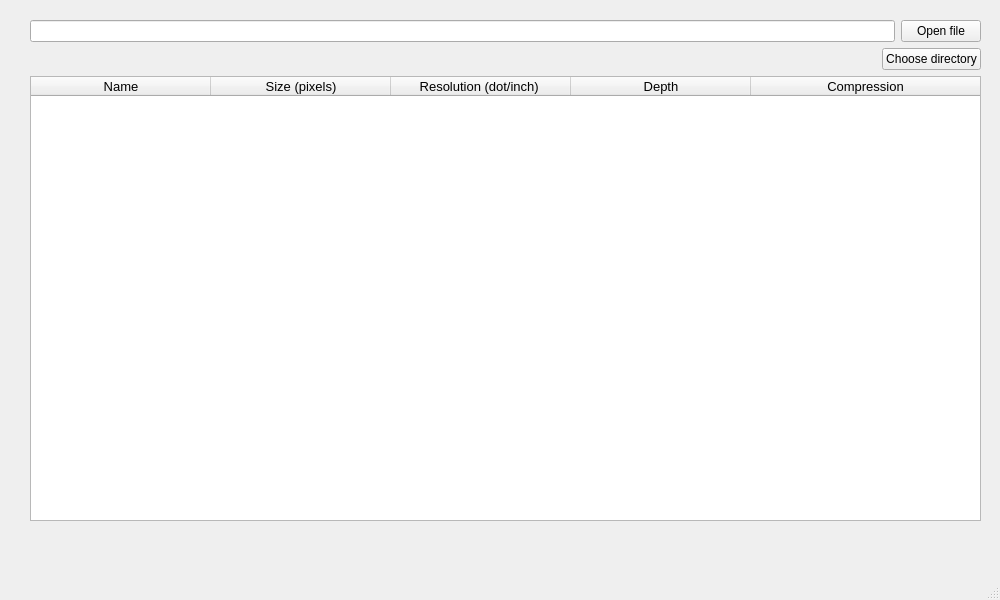
<?xml version="1.0" encoding="UTF-8"?>
<ui version="4.0">
 <class>MainWindow</class>
 <widget class="QMainWindow" name="MainWindow">
  <property name="geometry">
   <rect>
    <x>0</x>
    <y>0</y>
    <width>1000</width>
    <height>600</height>
   </rect>
  </property>
  <property name="windowTitle">
   <string>MainWindow</string>
  </property>
  <widget class="QWidget" name="centralwidget">
   <widget class="QWidget" name="verticalLayoutWidget">
    <property name="geometry">
     <rect>
      <x>30</x>
      <y>20</y>
      <width>951</width>
      <height>501</height>
     </rect>
    </property>
    <layout class="QVBoxLayout" name="verticalLayout">
     <item>
      <layout class="QHBoxLayout" name="horizontalLayout">
       <item>
        <widget class="QLineEdit" name="lineEdit"/>
       </item>
       <item>
        <widget class="QPushButton" name="pushButton">
         <property name="text">
          <string>Open file</string>
         </property>
        </widget>
       </item>
      </layout>
     </item>
     <item>
      <layout class="QHBoxLayout" name="horizontalLayout_2">
       <item>
        <spacer name="horizontalSpacer">
         <property name="orientation">
          <enum>Qt::Horizontal</enum>
         </property>
         <property name="sizeHint" stdset="0">
          <size>
           <width>40</width>
           <height>20</height>
          </size>
         </property>
        </spacer>
       </item>
       <item>
        <widget class="QPushButton" name="pushButton_2">
         <property name="text">
          <string>Choose directory</string>
         </property>
        </widget>
       </item>
      </layout>
     </item>
     <item>
      <widget class="QTableWidget" name="tableWidget">
       <property name="font">
        <font>
         <pointsize>10</pointsize>
        </font>
       </property>
       <property name="frameShape">
        <enum>QFrame::StyledPanel</enum>
       </property>
       <property name="frameShadow">
        <enum>QFrame::Sunken</enum>
       </property>
       <property name="lineWidth">
        <number>1</number>
       </property>
       <property name="editTriggers">
        <set>QAbstractItemView::NoEditTriggers</set>
       </property>
       <property name="selectionMode">
        <enum>QAbstractItemView::MultiSelection</enum>
       </property>
       <property name="columnCount">
        <number>5</number>
       </property>
       <attribute name="horizontalHeaderCascadingSectionResizes">
        <bool>false</bool>
       </attribute>
       <attribute name="horizontalHeaderDefaultSectionSize">
        <number>180</number>
       </attribute>
       <attribute name="horizontalHeaderStretchLastSection">
        <bool>true</bool>
       </attribute>
       <attribute name="verticalHeaderDefaultSectionSize">
        <number>30</number>
       </attribute>
       <attribute name="verticalHeaderHighlightSections">
        <bool>true</bool>
       </attribute>
       <column>
        <property name="text">
         <string>Name</string>
        </property>
        <property name="font">
         <font>
          <pointsize>10</pointsize>
         </font>
        </property>
       </column>
       <column>
        <property name="text">
         <string>Size (pixels)</string>
        </property>
        <property name="font">
         <font>
          <pointsize>10</pointsize>
         </font>
        </property>
       </column>
       <column>
        <property name="text">
         <string>Resolution (dot/inch) </string>
        </property>
        <property name="font">
         <font>
          <pointsize>10</pointsize>
         </font>
        </property>
       </column>
       <column>
        <property name="text">
         <string>Depth</string>
        </property>
        <property name="font">
         <font>
          <pointsize>10</pointsize>
         </font>
        </property>
       </column>
       <column>
        <property name="text">
         <string>Compression</string>
        </property>
        <property name="font">
         <font>
          <pointsize>10</pointsize>
         </font>
        </property>
       </column>
      </widget>
     </item>
    </layout>
   </widget>
  </widget>
  <widget class="QMenuBar" name="menubar">
   <property name="geometry">
    <rect>
     <x>0</x>
     <y>0</y>
     <width>1000</width>
     <height>21</height>
    </rect>
   </property>
  </widget>
  <widget class="QStatusBar" name="statusbar"/>
 </widget>
 <resources/>
 <connections/>
</ui>
